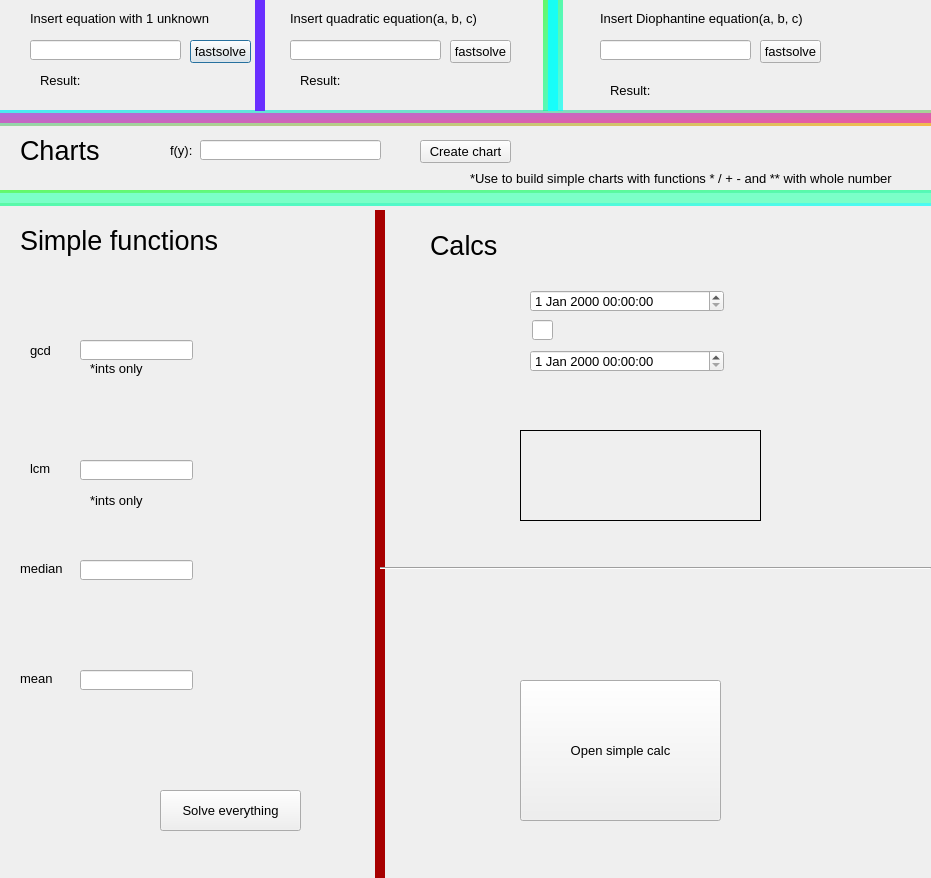
<?xml version="1.0" encoding="UTF-8"?>
<ui version="4.0">
 <class>Dialog</class>
 <widget class="QDialog" name="Dialog">
  <property name="geometry">
   <rect>
    <x>0</x>
    <y>0</y>
    <width>931</width>
    <height>878</height>
   </rect>
  </property>
  <property name="font">
   <font>
    <pointsize>10</pointsize>
   </font>
  </property>
  <property name="windowTitle">
   <string>Dialog</string>
  </property>
  <widget class="QPushButton" name="fs1">
   <property name="geometry">
    <rect>
     <x>190</x>
     <y>40</y>
     <width>61</width>
     <height>23</height>
    </rect>
   </property>
   <property name="text">
    <string>fastsolve</string>
   </property>
  </widget>
  <widget class="QLabel" name="label">
   <property name="geometry">
    <rect>
     <x>30</x>
     <y>10</y>
     <width>181</width>
     <height>16</height>
    </rect>
   </property>
   <property name="font">
    <font>
     <pointsize>10</pointsize>
    </font>
   </property>
   <property name="text">
    <string>Insert equation with 1 unknown</string>
   </property>
  </widget>
  <widget class="QLineEdit" name="eq1">
   <property name="geometry">
    <rect>
     <x>30</x>
     <y>40</y>
     <width>151</width>
     <height>20</height>
    </rect>
   </property>
  </widget>
  <widget class="QLabel" name="label_2">
   <property name="geometry">
    <rect>
     <x>40</x>
     <y>70</y>
     <width>41</width>
     <height>21</height>
    </rect>
   </property>
   <property name="text">
    <string>Result:</string>
   </property>
  </widget>
  <widget class="QLabel" name="res1">
   <property name="geometry">
    <rect>
     <x>90</x>
     <y>70</y>
     <width>81</width>
     <height>16</height>
    </rect>
   </property>
   <property name="text">
    <string/>
   </property>
  </widget>
  <widget class="Line" name="line">
   <property name="geometry">
    <rect>
     <x>0</x>
     <y>110</y>
     <width>931</width>
     <height>16</height>
    </rect>
   </property>
   <property name="styleSheet">
    <string notr="true">background-color: qlineargradient(spread:pad, x1:0, y1:0, x2:1, y2:1, stop:0 rgba(0, 237, 255, 187), stop:1 rgba(255, 162, 0, 182));
color: rgba(240, 22, 204, 150);</string>
   </property>
   <property name="frameShadow">
    <enum>QFrame::Plain</enum>
   </property>
   <property name="lineWidth">
    <number>10</number>
   </property>
   <property name="orientation">
    <enum>Qt::Horizontal</enum>
   </property>
  </widget>
  <widget class="Line" name="line_2">
   <property name="geometry">
    <rect>
     <x>250</x>
     <y>0</y>
     <width>20</width>
     <height>111</height>
    </rect>
   </property>
   <property name="styleSheet">
    <string notr="true">color: rgb(105, 46, 255);</string>
   </property>
   <property name="frameShadow">
    <enum>QFrame::Plain</enum>
   </property>
   <property name="lineWidth">
    <number>10</number>
   </property>
   <property name="orientation">
    <enum>Qt::Vertical</enum>
   </property>
  </widget>
  <widget class="QLabel" name="label_3">
   <property name="geometry">
    <rect>
     <x>290</x>
     <y>10</y>
     <width>191</width>
     <height>16</height>
    </rect>
   </property>
   <property name="font">
    <font>
     <pointsize>10</pointsize>
    </font>
   </property>
   <property name="text">
    <string>Insert quadratic equation(a, b, c)</string>
   </property>
  </widget>
  <widget class="QPushButton" name="fs2">
   <property name="geometry">
    <rect>
     <x>450</x>
     <y>40</y>
     <width>61</width>
     <height>23</height>
    </rect>
   </property>
   <property name="text">
    <string>fastsolve</string>
   </property>
  </widget>
  <widget class="QLineEdit" name="eq2">
   <property name="geometry">
    <rect>
     <x>290</x>
     <y>40</y>
     <width>151</width>
     <height>20</height>
    </rect>
   </property>
  </widget>
  <widget class="QLabel" name="label_4">
   <property name="geometry">
    <rect>
     <x>300</x>
     <y>70</y>
     <width>41</width>
     <height>21</height>
    </rect>
   </property>
   <property name="text">
    <string>Result:</string>
   </property>
  </widget>
  <widget class="QLabel" name="res2">
   <property name="geometry">
    <rect>
     <x>350</x>
     <y>70</y>
     <width>81</width>
     <height>16</height>
    </rect>
   </property>
   <property name="text">
    <string/>
   </property>
  </widget>
  <widget class="QLabel" name="label_5">
   <property name="geometry">
    <rect>
     <x>20</x>
     <y>135</y>
     <width>111</width>
     <height>31</height>
    </rect>
   </property>
   <property name="font">
    <font>
     <pointsize>20</pointsize>
    </font>
   </property>
   <property name="text">
    <string>Charts</string>
   </property>
  </widget>
  <widget class="QLabel" name="label_6">
   <property name="geometry">
    <rect>
     <x>170</x>
     <y>140</y>
     <width>31</width>
     <height>20</height>
    </rect>
   </property>
   <property name="text">
    <string>f(y):</string>
   </property>
  </widget>
  <widget class="QLineEdit" name="function">
   <property name="geometry">
    <rect>
     <x>200</x>
     <y>140</y>
     <width>181</width>
     <height>20</height>
    </rect>
   </property>
  </widget>
  <widget class="QPushButton" name="chartb">
   <property name="geometry">
    <rect>
     <x>420</x>
     <y>140</y>
     <width>91</width>
     <height>23</height>
    </rect>
   </property>
   <property name="text">
    <string>Create chart</string>
   </property>
  </widget>
  <widget class="Line" name="line_3">
   <property name="geometry">
    <rect>
     <x>0</x>
     <y>190</y>
     <width>931</width>
     <height>16</height>
    </rect>
   </property>
   <property name="styleSheet">
    <string notr="true">color: rgb(123, 255, 200);
background-color: qlineargradient(spread:pad, x1:0, y1:0, x2:1, y2:1, stop:0 rgba(0, 255, 0, 147), stop:1 rgba(0, 255, 255, 176));</string>
   </property>
   <property name="frameShadow">
    <enum>QFrame::Plain</enum>
   </property>
   <property name="lineWidth">
    <number>10</number>
   </property>
   <property name="orientation">
    <enum>Qt::Horizontal</enum>
   </property>
  </widget>
  <widget class="QLabel" name="label_7">
   <property name="geometry">
    <rect>
     <x>470</x>
     <y>170</y>
     <width>441</width>
     <height>16</height>
    </rect>
   </property>
   <property name="text">
    <string>*Use to build simple charts with functions * / + - and ** with whole number</string>
   </property>
  </widget>
  <widget class="QLabel" name="label_8">
   <property name="geometry">
    <rect>
     <x>20</x>
     <y>220</y>
     <width>201</width>
     <height>41</height>
    </rect>
   </property>
   <property name="font">
    <font>
     <pointsize>20</pointsize>
    </font>
   </property>
   <property name="text">
    <string>Simple functions</string>
   </property>
  </widget>
  <widget class="QLineEdit" name="gcd">
   <property name="geometry">
    <rect>
     <x>80</x>
     <y>340</y>
     <width>113</width>
     <height>20</height>
    </rect>
   </property>
  </widget>
  <widget class="QLabel" name="label_9">
   <property name="geometry">
    <rect>
     <x>30</x>
     <y>340</y>
     <width>31</width>
     <height>21</height>
    </rect>
   </property>
   <property name="text">
    <string>gcd</string>
   </property>
  </widget>
  <widget class="QLineEdit" name="lcm">
   <property name="geometry">
    <rect>
     <x>80</x>
     <y>460</y>
     <width>113</width>
     <height>20</height>
    </rect>
   </property>
  </widget>
  <widget class="QLabel" name="label_10">
   <property name="geometry">
    <rect>
     <x>30</x>
     <y>460</y>
     <width>21</width>
     <height>16</height>
    </rect>
   </property>
   <property name="text">
    <string>lcm</string>
   </property>
  </widget>
  <widget class="QLabel" name="label_11">
   <property name="geometry">
    <rect>
     <x>600</x>
     <y>10</y>
     <width>211</width>
     <height>16</height>
    </rect>
   </property>
   <property name="font">
    <font>
     <pointsize>10</pointsize>
    </font>
   </property>
   <property name="text">
    <string>Insert Diophantine equation(a, b, c)</string>
   </property>
  </widget>
  <widget class="QLineEdit" name="eq3">
   <property name="geometry">
    <rect>
     <x>600</x>
     <y>40</y>
     <width>151</width>
     <height>20</height>
    </rect>
   </property>
  </widget>
  <widget class="QPushButton" name="fs2_2">
   <property name="geometry">
    <rect>
     <x>760</x>
     <y>40</y>
     <width>61</width>
     <height>23</height>
    </rect>
   </property>
   <property name="text">
    <string>fastsolve</string>
   </property>
  </widget>
  <widget class="Line" name="line_4">
   <property name="geometry">
    <rect>
     <x>543</x>
     <y>0</y>
     <width>20</width>
     <height>111</height>
    </rect>
   </property>
   <property name="styleSheet">
    <string notr="true">color: qlineargradient(spread:pad, x1:0, y1:0, x2:1, y2:1, stop:0 rgba(255, 108, 0, 228), stop:1 rgba(16, 255, 255, 228));
background-color: qlineargradient(spread:pad, x1:0, y1:0, x2:1, y2:1, stop:0 rgba(0, 255, 0, 147), stop:1 rgba(0, 255, 255, 176));</string>
   </property>
   <property name="frameShadow">
    <enum>QFrame::Plain</enum>
   </property>
   <property name="lineWidth">
    <number>10</number>
   </property>
   <property name="orientation">
    <enum>Qt::Vertical</enum>
   </property>
  </widget>
  <widget class="QLabel" name="label_12">
   <property name="geometry">
    <rect>
     <x>610</x>
     <y>80</y>
     <width>41</width>
     <height>21</height>
    </rect>
   </property>
   <property name="text">
    <string>Result:</string>
   </property>
  </widget>
  <widget class="QLabel" name="res3">
   <property name="geometry">
    <rect>
     <x>650</x>
     <y>80</y>
     <width>81</width>
     <height>16</height>
    </rect>
   </property>
   <property name="text">
    <string/>
   </property>
  </widget>
  <widget class="QLabel" name="label_13">
   <property name="geometry">
    <rect>
     <x>20</x>
     <y>560</y>
     <width>51</width>
     <height>16</height>
    </rect>
   </property>
   <property name="text">
    <string>median</string>
   </property>
  </widget>
  <widget class="QLineEdit" name="median">
   <property name="geometry">
    <rect>
     <x>80</x>
     <y>560</y>
     <width>113</width>
     <height>20</height>
    </rect>
   </property>
  </widget>
  <widget class="QLineEdit" name="mean">
   <property name="geometry">
    <rect>
     <x>80</x>
     <y>670</y>
     <width>113</width>
     <height>20</height>
    </rect>
   </property>
   <property name="text">
    <string/>
   </property>
  </widget>
  <widget class="QLabel" name="label_14">
   <property name="geometry">
    <rect>
     <x>20</x>
     <y>670</y>
     <width>51</width>
     <height>16</height>
    </rect>
   </property>
   <property name="text">
    <string>mean</string>
   </property>
  </widget>
  <widget class="QDateTimeEdit" name="time1">
   <property name="geometry">
    <rect>
     <x>530</x>
     <y>290</y>
     <width>194</width>
     <height>22</height>
    </rect>
   </property>
  </widget>
  <widget class="QDateTimeEdit" name="time2">
   <property name="geometry">
    <rect>
     <x>530</x>
     <y>350</y>
     <width>194</width>
     <height>22</height>
    </rect>
   </property>
  </widget>
  <widget class="QLineEdit" name="timesign">
   <property name="geometry">
    <rect>
     <x>532</x>
     <y>320</y>
     <width>21</width>
     <height>20</height>
    </rect>
   </property>
  </widget>
  <widget class="Line" name="line_5">
   <property name="geometry">
    <rect>
     <x>370</x>
     <y>210</y>
     <width>21</width>
     <height>671</height>
    </rect>
   </property>
   <property name="styleSheet">
    <string notr="true">color: rgb(167, 0, 0);</string>
   </property>
   <property name="frameShadow">
    <enum>QFrame::Plain</enum>
   </property>
   <property name="lineWidth">
    <number>10</number>
   </property>
   <property name="orientation">
    <enum>Qt::Vertical</enum>
   </property>
  </widget>
  <widget class="QLabel" name="gcdres">
   <property name="geometry">
    <rect>
     <x>260</x>
     <y>340</y>
     <width>47</width>
     <height>13</height>
    </rect>
   </property>
   <property name="text">
    <string/>
   </property>
  </widget>
  <widget class="QLabel" name="medianres">
   <property name="geometry">
    <rect>
     <x>250</x>
     <y>560</y>
     <width>47</width>
     <height>13</height>
    </rect>
   </property>
   <property name="text">
    <string/>
   </property>
  </widget>
  <widget class="QLabel" name="lcmres">
   <property name="geometry">
    <rect>
     <x>250</x>
     <y>460</y>
     <width>47</width>
     <height>13</height>
    </rect>
   </property>
   <property name="text">
    <string/>
   </property>
  </widget>
  <widget class="QLabel" name="meanres">
   <property name="geometry">
    <rect>
     <x>260</x>
     <y>670</y>
     <width>61</width>
     <height>16</height>
    </rect>
   </property>
   <property name="text">
    <string/>
   </property>
  </widget>
  <widget class="QLabel" name="timeres">
   <property name="geometry">
    <rect>
     <x>520</x>
     <y>430</y>
     <width>241</width>
     <height>91</height>
    </rect>
   </property>
   <property name="frameShape">
    <enum>QFrame::Box</enum>
   </property>
   <property name="text">
    <string/>
   </property>
  </widget>
  <widget class="Line" name="line_6">
   <property name="geometry">
    <rect>
     <x>380</x>
     <y>560</y>
     <width>551</width>
     <height>16</height>
    </rect>
   </property>
   <property name="orientation">
    <enum>Qt::Horizontal</enum>
   </property>
  </widget>
  <widget class="QLabel" name="label_16">
   <property name="geometry">
    <rect>
     <x>430</x>
     <y>230</y>
     <width>71</width>
     <height>31</height>
    </rect>
   </property>
   <property name="font">
    <font>
     <pointsize>20</pointsize>
    </font>
   </property>
   <property name="text">
    <string>Calcs</string>
   </property>
  </widget>
  <widget class="QPushButton" name="pushButton">
   <property name="geometry">
    <rect>
     <x>520</x>
     <y>680</y>
     <width>201</width>
     <height>141</height>
    </rect>
   </property>
   <property name="text">
    <string>Open simple calc</string>
   </property>
  </widget>
  <widget class="QPushButton" name="solveall">
   <property name="geometry">
    <rect>
     <x>160</x>
     <y>790</y>
     <width>141</width>
     <height>41</height>
    </rect>
   </property>
   <property name="text">
    <string>Solve everything</string>
   </property>
  </widget>
  <widget class="QLabel" name="label_15">
   <property name="geometry">
    <rect>
     <x>90</x>
     <y>360</y>
     <width>61</width>
     <height>16</height>
    </rect>
   </property>
   <property name="font">
    <font>
     <pointsize>10</pointsize>
    </font>
   </property>
   <property name="text">
    <string>*ints only</string>
   </property>
  </widget>
  <widget class="QLabel" name="label_17">
   <property name="geometry">
    <rect>
     <x>90</x>
     <y>490</y>
     <width>61</width>
     <height>20</height>
    </rect>
   </property>
   <property name="font">
    <font>
     <pointsize>10</pointsize>
    </font>
   </property>
   <property name="text">
    <string>*ints only</string>
   </property>
  </widget>
 </widget>
 <resources/>
 <connections/>
</ui>
